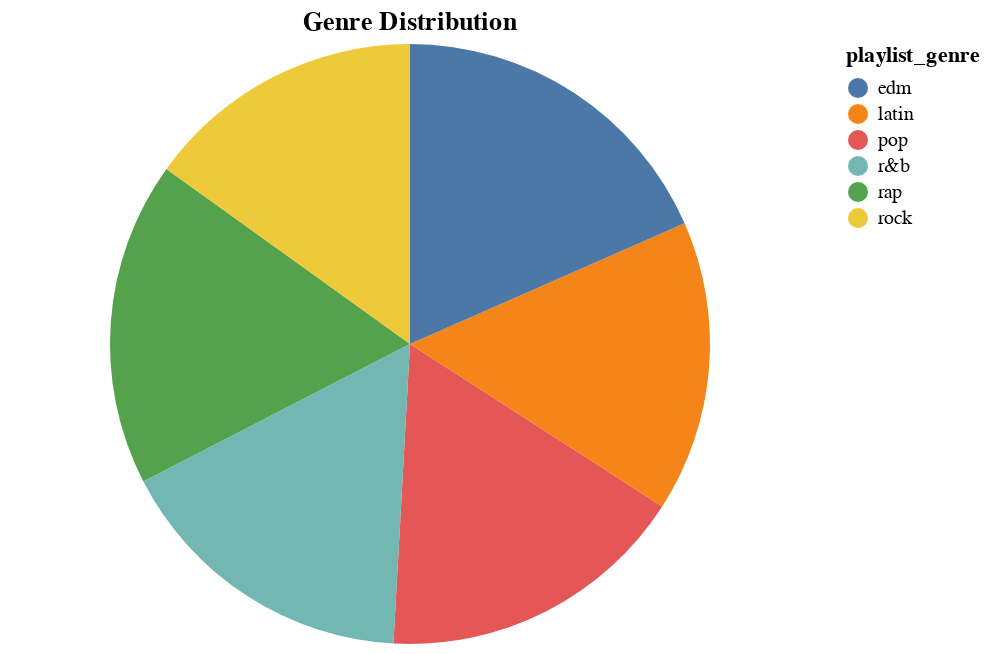

Notebook code cell kept with this figure:
### Code cell
def genre_distribution():
    chart=alt.Chart(df).mark_arc().encode(
            color=alt.Color('playlist_genre'),
            theta='count()',
        ).properties(height=300,width=400,title='Genre Distribution')
    return chart.to_html()

# chart=alt.Chart(df).mark_arc().encode(
#             color=alt.Color('playlist_genre'),
#             theta='count()',
#         ).properties(height=300,width=400,title='Genre Distribution')
# chart

### Figure 1 — Vega specification as saved in the notebook (floating-point values rounded to 4 significant figures)
{"$schema": "https://vega.github.io/schema/vega/v5.json", "data": [{"name": "source_0", "values": [{"__count": 5507, "__count_end": 16700.0, "__count_start": 11200.0, "playlist_genre": "pop"}, {"__count": 5746, "__count_end": 27880.0, "__count_start": 22140.0, "playlist_genre": "rap"}, {"__count": 4951, "__count_end": 32830.0, "__count_start": 27880.0, "playlist_genre": "rock"}, {"__count": 5155, "__count_end": 11200.0, "__count_start": 6043.0, "playlist_genre": "latin"}, {"__count": 5431, "__count_end": 22140.0, "__count_start": 16700.0, "playlist_genre": "r&b"}, {"__count": 6043, "__count_end": 6043.0, "__count_start": 0.0, "playlist_genre": "edm"}]}, {"name": "source_0_color_domain_playlist_genre", "values": [{"playlist_genre": "pop"}, {"playlist_genre": "rap"}, {"playlist_genre": "rock"}, {"playlist_genre": "latin"}, {"playlist_genre": "r&b"}, {"playlist_genre": "edm"}]}], "marks": [{"type": "arc", "name": "marks", "from": {"data": "source_0"}, "encode": {"update": {"fill": {"field": "playlist_genre", "scale": "color"}, "y": {"signal": "height", "mult": 0.5}, "outerRadius": {"signal": "min(width,height)/2"}, "endAngle": {"field": "__count_start", "scale": "theta"}, "x": {"signal": "width", "mult": 0.5}, "innerRadius": {"value": 0}, "description": {"signal": "\"Count of Records: \" + (format(datum[\"__count\"], \"\")) + \"; playlist_genre: \" + (isValid(datum[\"playlist_genre\"]) ? datum[\"playlist_genre\"] : \"\"+datum[\"playlist_genre\"])"}, "startAngle": {"field": "__count_end", "scale": "theta"}}}, "style": ["arc"]}], "scales": [{"name": "theta", "type": "linear", "domain": {"data": "source_0", "fields": ["__count_start", "__count_end"]}, "range": [0, 6.283], "zero": true}, {"name": "color", "type": "ordinal", "domain": {"data": "source_0_color_domain_playlist_genre", "field": "playlist_genre", "sort": true}, "range": "category"}], "title": {"text": "Genre Distribution", "frame": "group"}, "width": 400, "style": "view", "legends": [{"fill": "color", "symbolType": "circle", "title": "playlist_genre"}], "background": "white", "height": 300, "padding": 5}
